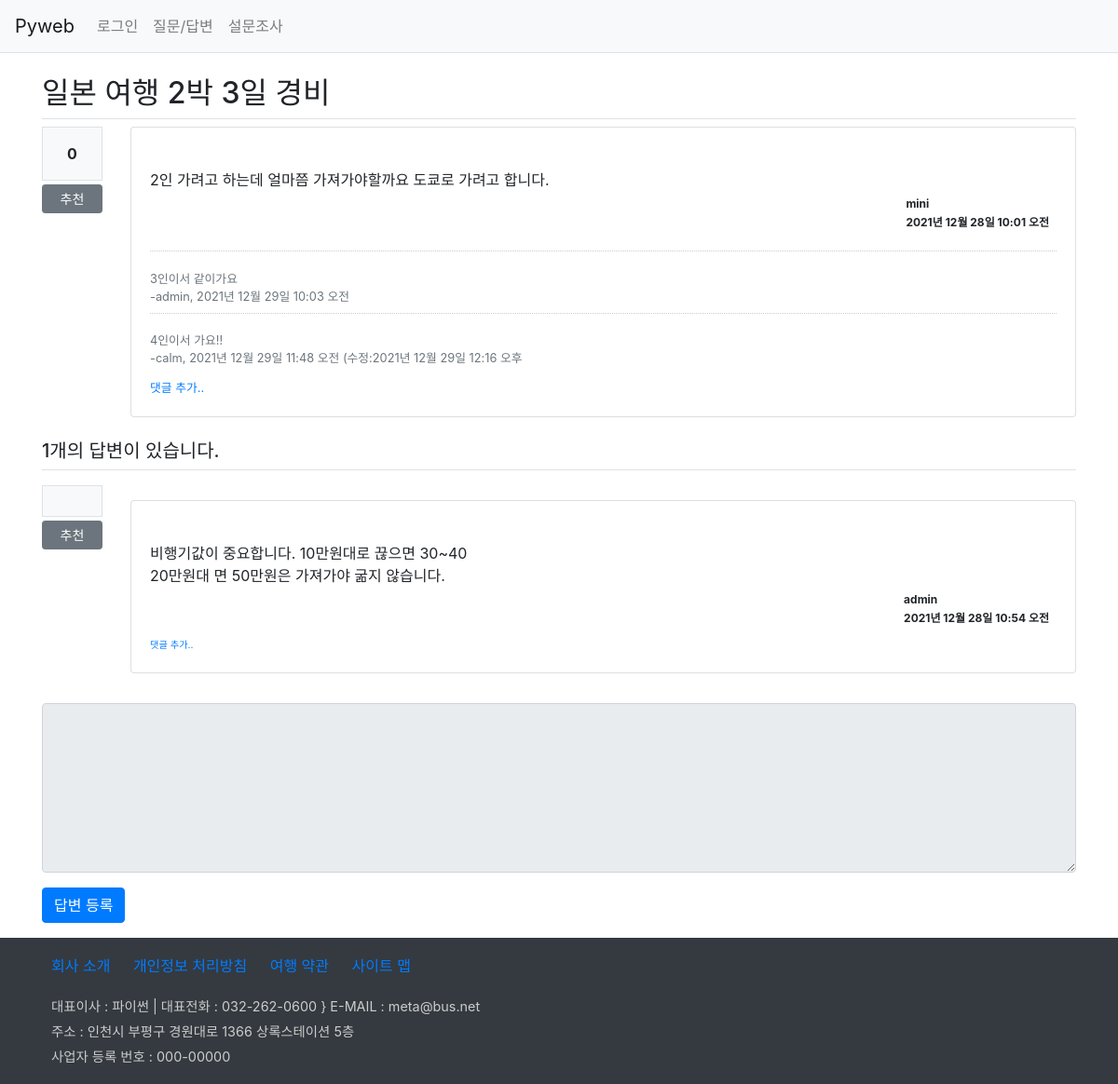
The app's page /board/40/ with its own data.
### board/models.py (models this page shows, shortened)
class Question(models.Model):
    author = models.ForeignKey(User, on_delete=models.CASCADE, related_name='author_question')
    subject = models.CharField(max_length=100)  #제목 칼럼
    content = models.TextField()                #질문 내용
    create_date = models.DateTimeField()        #질문 작성일
    modify_date = models.DateTimeField(null=True, blank=True)  #질문 수정일
    voter = models.ManyToManyField(User, related_name='voter_question')        #추천수

class Comment(models.Model):
    author = models.ForeignKey(User, on_delete=models.CASCADE) # 댓글 글쓴이
    content = models.TextField()        # 댓글 내용
    create_date = models.DateTimeField() # 작성일
    modify_date = models.DateTimeField(null=True, blank=True)
    question = models.ForeignKey(Question, null=True, blank=True,
                                 on_delete=models.CASCADE)
    answer = models.ForeignKey(Answer, null=True, blank=True,
                                 on_delete=models.CASCADE)

class Answer(models.Model):
    author = models.ForeignKey(User, on_delete=models.CASCADE)
    question = models.ForeignKey(Question, on_delete=models.CASCADE) #외래키, 제목
    content = models.TextField()          #답변 내용
    create_date = models.DateTimeField()  #답변 작성일
    modify_date = models.DateTimeField(null=True, blank=True)

### board/views/base_views.py (the view)
# urls.py: path('<int:question_id>/', base_views.detail, name='detail'),
def detail(request, question_id):
    question = get_object_or_404(Question, pk=question_id)
    return render(request, 'board/detail.html', {'question':question})

### templates/board/detail.html (shortened to what this page needs)
{% extends 'base.html' %}
{% block content %}
<div class="container my-3">
    <h2 class="border-bottom py-2">{{ question.subject }}</h2>
    <div class="row">
        <div class="col-1">
            <div class="bg-light text-center border font-weight-bolder p-3">
                {{ question.voter.count }}
            </div>
            <a href="#" data-uri="{% url 'board:vote_question' question.id %}"
               class="recommend btn btn-sm btn-secondary btn-block my-1">추천</a>
        </div>
        <div class="col-11">
        <div class="card">
            <div class="card-body">
                <div class="card-text" style="white-space:pre-line">
                    {{ question.content }}
                </div>
                <div class="d-flex justify-content-end">
                    <div class="badge bagde-light text-left p-2">
                        <div class="mb-2">{{ question.author }}</div>
                        <div>{{ question.create_date }}</div>
                    </div>
                </div>
                <div class="mt-3">
                    {% for comment in question.comment_set.all %}
                    <div class="comment my-2 text-muted">
                        <span style="white-space:pre-line">
                            {{ comment.content }}
                        </span>
                        <span>
                            -{{ comment.author }}, {{ comment.create_date }}
                            {% if comment.modify_date %}
                                (수정:{{ comment.modify_date }}
                            {% endif %}
                        </span>
                    </div>
                    {% endfor %}
                </div>
                <div>
                    <a href="{% url 'board:comment_create_question' question.id %}"
                       class="small">댓글 추가..</a>
                </div>
            </div>
        </div>
        </div>
    </div>
    <h5 class="border-bottom my-3 py-2">
        {{ question.answer_set.count }}개의 답변이 있습니다.
    </h5>
    {% for answer in question.answer_set.all %}
    <div class="row my-3">
        <div class="col-1">
            <div class="bg-light text-center p-3 border font-weight-bolder mb-1">
            </div>
            <a href="#" data-uri="{% url 'board:vote_answer' answer.id %}"
               class="recommend btn btn-sm btn-secondary btn-block my-1">추천</a>
        </div>
    <div class="col-11">
        <div class="card my-3">
            <div class="card-body">
                <div class="card-text" style="white-space:pre-line">
                    {{ answer.content }}
                </div>
                <div class="d-flex justify-content-end">
                    <div class="badge bagde-light text-left p-2">
                        <div class="mb-2">{{ answer.author }}</div>
                        <div>{{ answer.create_date }}</div>
                    </div>
                </div>
                <div>
                    <a href="{% url 'board:comment_create_answer' answer.id %}" class="small">
                        <small>댓글 추가..</small></a>
                </div>
            </div>
        </div>
    </div>
</div>
    {% endfor %}
    <form action="{% url 'board:answer_create' question.id %}" method="post">
        <div class="form-group">
            <textarea name="content" rows="7" cols="50" class="form-control"
                        {% if not user.is_authenticated %}
                            disabled
                        {% endif %}></textarea>
        </div>
        <input type="submit" value="답변 등록" class="btn btn-primary">
    </form>
</div>
{% endblock %}

### static/board/css/style.css (style rules this page uses)
.comment { border-top:1px dotted #ccc; font-size: 0.8rem }

### records on screen
Question: subject "일본 여행 2박 3일 경비", voter.count "0", content "2인 가려고 하는데 얼마쯤 가져가야할까요 도쿄로 가려고 합니다.", author "mini", create_date "2021년 12월 28일 10:01 오전", answer_set.count "1"
Comment: content "3인이서 같이가요", author "admin", create_date "2021년 12월 29일 10:03 오전"
Comment: content "4인이서 가요!!", author "calm", create_date "2021년 12월 29일 11:48 오전", modify_date "2021년 12월 29일 12:16 오후"
Answer: content "비행기값이 중요합니다. 10만원대로 끊으면 30~40 20만원대 면 50만원은 가져가야 굶지 않습니다.", author "admin", create_date "2021년 12월 28일 10:54 오전"
